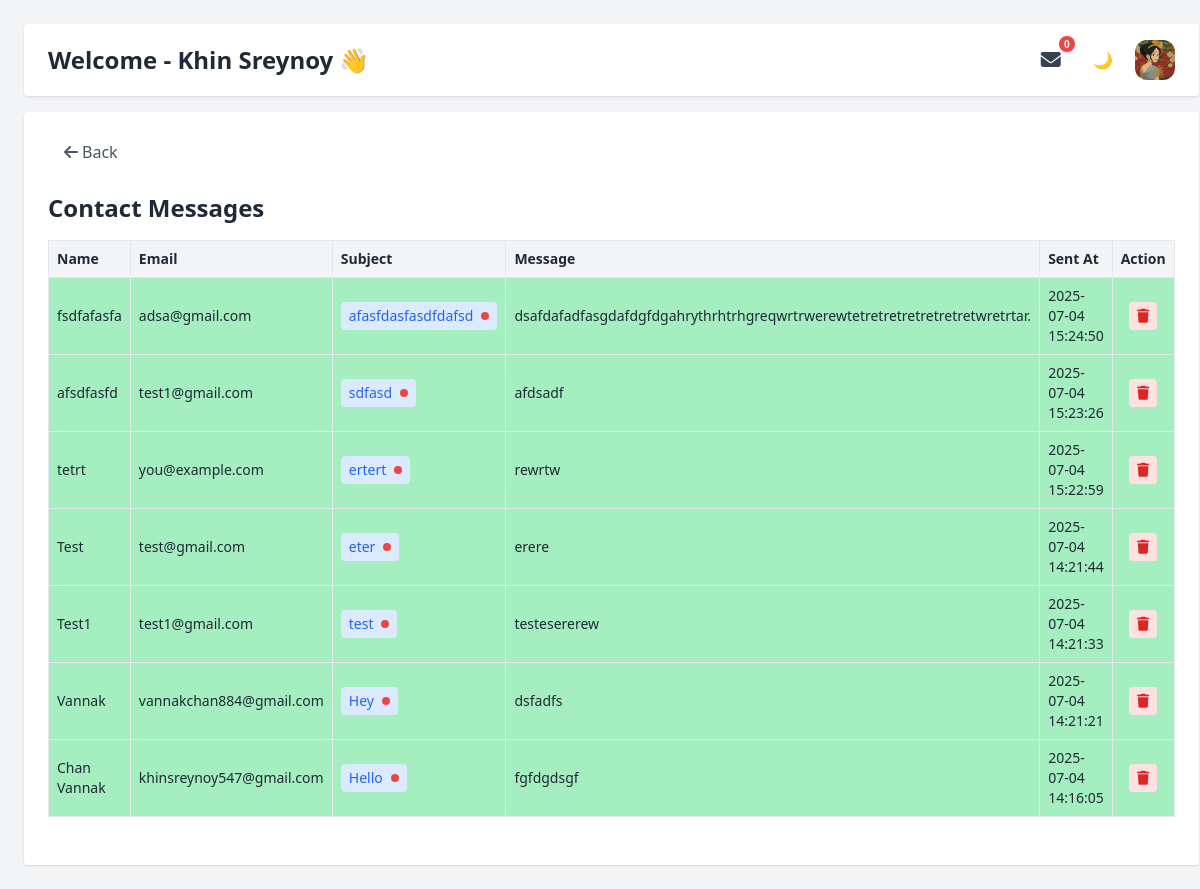
The page /messages.php (signed in) on the database its author committed.
### tables this page shows
CREATE TABLE IF NOT EXISTS `users` (
  `id` int NOT NULL AUTO_INCREMENT,
  `username` varchar(50) NOT NULL,
  `email` varchar(100) NOT NULL,
  `password` varchar(255) DEFAULT NULL,
  `full_name` varchar(100) DEFAULT NULL,
  `user_profile` varchar(255) DEFAULT NULL,
  `role` varchar(20) DEFAULT NULL,
  `created_at` timestamp NULL DEFAULT CURRENT_TIMESTAMP,
  `updated_at` timestamp NULL DEFAULT CURRENT_TIMESTAMP ON UPDATE CURRENT_TIMESTAMP,
  `is_default_admin` tinyint(1) DEFAULT '0',
  PRIMARY KEY (`id`),
  UNIQUE KEY `email` (`email`)
);

CREATE TABLE IF NOT EXISTS `messages` (
  `id` int NOT NULL AUTO_INCREMENT,
  `name` varchar(100) DEFAULT NULL,
  `email` varchar(100) DEFAULT NULL,
  `subject` varchar(255) DEFAULT NULL,
  `message` text,
  `reply` text,
  `replied_at` datetime DEFAULT NULL,
  `is_read` tinyint(1) DEFAULT '0',
  `sent_at` timestamp NULL DEFAULT CURRENT_TIMESTAMP,
  PRIMARY KEY (`id`)
);

### messages.php (the view, shortened to what this page needs)
<?php
require_once 'includes/header.php';
$allMessagesResult = $conn->query("SELECT * FROM messages ORDER BY sent_at DESC");
?>
<div class="flex min-h-screen">
    <main class="flex-1 p-6">
        <?php include 'includes/topbar.php'; ?>
        <div class="max-w-full mx-auto bg-white dark:bg-gray-800 p-6 rounded shadow">
            <?php include 'components/back-button.php'; ?>
            <div class="overflow-x-auto my-6">
                <h2 class="text-2xl font-bold mb-4">Contact Messages</h2>
                <table class="w-full border border-collape text-sm">
                    <thead class="bg-gray-100 dark:bg-gray-700 text-left">
                        <tr>
                            <th class="p-2 border dark:border-gray-600">Name</th>
                            <th class="p-2 border dark:border-gray-600">Email</th>
                            <th class="p-2 border dark:border-gray-600">Subject</th>
                            <th class="p-2 border dark:border-gray-600">Message</th>
                            <th class="p-2 border dark:border-gray-600">Sent At</th>
                            <th class="p-2 border dark:border-gray-600">Action</th>
                        </tr>
                    </thead>
                    <tbody>
                        <?php while ($row = $allMessagesResult->fetch_assoc()): ?>
                            <?php $isNew = $row['is_read'] == 0; ?>
                            <tr class="border-b <?= $isNew ? 'bg-green-400/50' : '' ?>">
                                <td class="p-2 border dark:border-gray-600"><?= htmlspecialchars($row['name']) ?></td>
                                <td class="p-2 border dark:border-gray-600"><?= htmlspecialchars($row['email']) ?></td>
                                <td class="p-2 border dark:border-gray-600">
                                    <button onclick="toggleReply(<?= $row['id'] ?>, event)"
                                        class="inline-flex items-center gap-1 text-sm text-blue-600 hover:underline bg-blue-100 dark:bg-blue-800 px-2 py-1 rounded">
                                        <?= htmlspecialchars($row['subject']) ?>
                                        <?php if ($row['is_read'] == 0): ?>
                                            <span class="ml-1 inline-block w-2 h-2 bg-red-500 rounded-full"></span>
                                        <?php endif; ?>
                                    </button>
                                </td>
                                <td class="p-2 border dark:border-gray-600"><?= nl2br(htmlspecialchars($row['message'])) ?>
                                </td>
                                <td class="p-2 border dark:border-gray-600"><?= $row['sent_at'] ?></td>
                                <td class="p-2 border dark:border-gray-600 text-center">
                                    <a href="?delete=<?= $row['id'] ?>" onclick="return confirm('Delete this message?')"
                                        class="inline-block text-sm px-2 py-1 rounded bg-red-100 text-red-600">
                                        <i class="fa-solid fa-trash"></i>
                                    </a>
                                </td>
                            </tr>
                        <?php endwhile; ?>
                    </tbody>
                </table>
            </div>
        </div>
    </main>
</div>
<?php include 'includes/footer.php'; ?>

### includes/topbar.php (shortened to what this page needs)
<header class="sticky top-0 flex justify-between items-center px-6 py-4 mb-4 rounded bg-white dark:bg-gray-800 shadow">
    <h1 class="text-2xl font-bold capitalize">Welcome - <?= htmlspecialchars($siteTitle) ?> 👋</h1>
    <div class="flex gap-3 items-center">
        <div class="relative ml-4">
            <button id="messageToggle"
                class="relative flex items-center justify-center w-10 h-10 p-2 rounded-lg dark:border-gray-600 hover:bg-gray-200 dark:hover:bg-gray-700 focus:outline-none">
                <i class="fas fa-envelope text-xl text-gray-700"></i>
                <span id="unread-badge"
                    class="absolute -top-1 -right-1 w-4 h-4 flex items-center justify-center bg-red-500 text-white text-[10px] font-bold animate-bounce p-1.5 rounded-full leading-none shadow">0</span>
            </button>
        </div>
        <button id="dark-mode-toggle" aria-label="Toggle Dark Mode"
            class="w-10 h-10 p-2 rounded-lg dark:border-gray-600 hover:bg-gray-200 dark:hover:bg-gray-700">
        </button>
        <div class="relative group">
            <button class="w-10 h-10 rounded-xl overflow-hidden flex items-center justify-center">
                <?php if ($userProfile): ?>
                    <img src="<?= htmlspecialchars($userProfile) ?>" alt="Profile" class="w-full h-full object-cover">
                <?php else: ?>
                    <span class="text-sm">N/A</span>
                <?php endif; ?>
            </button>
        </div>
    </div>
</header>

### rows shown on the page
users: full_name "Khin Sreynoy", user_profile (picture)
messages: name "fsdfafasfa", email "adsa@gmail.com", subject "afasfdasfasdfdafsd", is_read 0 (drawn), message "dsafdafadfasgdafdgfdgahrythrhtrhgreqwrtrwerewtetretretretretretretwretrtar.", sent_at "2025-07-04 15:24:50"
messages: name "afsdfasfd", email "test1@gmail.com", subject "sdfasd", is_read 0 (drawn), message "afdsadf", sent_at "2025-07-04 15:23:26"
messages: name "tetrt", email "you@example.com", subject "ertert", is_read 0 (drawn), message "rewrtw", sent_at "2025-07-04 15:22:59"
messages: name "Test", email "test@gmail.com", subject "eter", is_read 0 (drawn), message "erere", sent_at "2025-07-04 14:21:44"
messages: name "Test1", email "test1@gmail.com", subject "test", is_read 0 (drawn), message "testesererew", sent_at "2025-07-04 14:21:33"
messages: name "Vannak", email "vannakchan884@gmail.com", subject "Hey", is_read 0 (drawn), message "dsfadfs", sent_at "2025-07-04 14:21:21"
messages: name "Chan Vannak", email "khinsreynoy547@gmail.com", subject "Hello", is_read 0 (drawn), message "fgfdgdsgf", sent_at "2025-07-04 14:16:05"

### other values the page prints
$label "Back"
